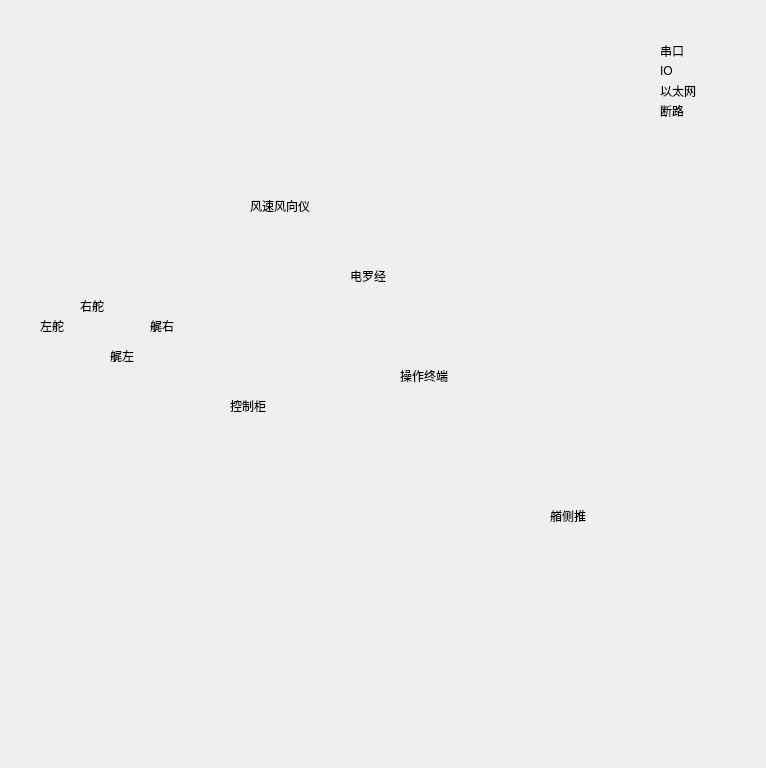
<?xml version="1.0" encoding="UTF-8"?>
<ui version="4.0">
 <class>SystemStatusWidget</class>
 <widget class="QWidget" name="SystemStatusWidget">
  <property name="geometry">
   <rect>
    <x>0</x>
    <y>0</y>
    <width>766</width>
    <height>768</height>
   </rect>
  </property>
  <property name="windowTitle">
   <string>Form</string>
  </property>
  <widget class="QLabel" name="lblleftrudder">
   <property name="geometry">
    <rect>
     <x>126</x>
     <y>438</y>
     <width>20</width>
     <height>20</height>
    </rect>
   </property>
   <property name="styleSheet">
    <string notr="true">background-image: url(:/images/断路.png);</string>
   </property>
   <property name="text">
    <string/>
   </property>
  </widget>
  <widget class="QLabel" name="lblrightrudder">
   <property name="geometry">
    <rect>
     <x>157</x>
     <y>435</y>
     <width>20</width>
     <height>20</height>
    </rect>
   </property>
   <property name="styleSheet">
    <string notr="true">background-image: url(:/images/断路.png);</string>
   </property>
   <property name="text">
    <string/>
   </property>
  </widget>
  <widget class="QLabel" name="lblprop2">
   <property name="geometry">
    <rect>
     <x>186</x>
     <y>429</y>
     <width>20</width>
     <height>20</height>
    </rect>
   </property>
   <property name="styleSheet">
    <string notr="true">background-image: url(:/images/断路.png);</string>
   </property>
   <property name="text">
    <string/>
   </property>
  </widget>
  <widget class="QLabel" name="lblprop3">
   <property name="geometry">
    <rect>
     <x>224</x>
     <y>424</y>
     <width>20</width>
     <height>20</height>
    </rect>
   </property>
   <property name="styleSheet">
    <string notr="true">background-image: url(:/images/断路.png);</string>
   </property>
   <property name="text">
    <string/>
   </property>
  </widget>
  <widget class="QLabel" name="lblrs422_gyro">
   <property name="geometry">
    <rect>
     <x>301</x>
     <y>328</y>
     <width>20</width>
     <height>20</height>
    </rect>
   </property>
   <property name="styleSheet">
    <string notr="true">background-image: url(:/images/断路.png);</string>
   </property>
   <property name="text">
    <string/>
   </property>
  </widget>
  <widget class="QLabel" name="lblnet1">
   <property name="geometry">
    <rect>
     <x>347</x>
     <y>414</y>
     <width>20</width>
     <height>20</height>
    </rect>
   </property>
   <property name="styleSheet">
    <string notr="true">background-image: url(:/images/断路.png);</string>
   </property>
   <property name="text">
    <string/>
   </property>
  </widget>
  <widget class="QLabel" name="lblnet2">
   <property name="geometry">
    <rect>
     <x>329</x>
     <y>425</y>
     <width>20</width>
     <height>20</height>
    </rect>
   </property>
   <property name="styleSheet">
    <string notr="true">background-image: url(:/images/断路.png);</string>
   </property>
   <property name="text">
    <string/>
   </property>
  </widget>
  <widget class="QLabel" name="lblprop1">
   <property name="geometry">
    <rect>
     <x>362</x>
     <y>503</y>
     <width>20</width>
     <height>20</height>
    </rect>
   </property>
   <property name="styleSheet">
    <string notr="true">background-image: url(:/images/断路.png);</string>
   </property>
   <property name="text">
    <string/>
   </property>
  </widget>
  <widget class="QLabel" name="lblrs422_wind">
   <property name="geometry">
    <rect>
     <x>335</x>
     <y>325</y>
     <width>20</width>
     <height>20</height>
    </rect>
   </property>
   <property name="styleSheet">
    <string notr="true">background-image: url(:/images/断路.png);</string>
   </property>
   <property name="text">
    <string/>
   </property>
  </widget>
  <widget class="QLabel" name="label_1">
   <property name="geometry">
    <rect>
     <x>40</x>
     <y>310</y>
     <width>51</width>
     <height>31</height>
    </rect>
   </property>
   <property name="text">
    <string>左舵</string>
   </property>
  </widget>
  <widget class="QLabel" name="label_2">
   <property name="geometry">
    <rect>
     <x>80</x>
     <y>290</y>
     <width>51</width>
     <height>31</height>
    </rect>
   </property>
   <property name="text">
    <string>右舵</string>
   </property>
  </widget>
  <widget class="QLabel" name="label_3">
   <property name="geometry">
    <rect>
     <x>110</x>
     <y>340</y>
     <width>51</width>
     <height>31</height>
    </rect>
   </property>
   <property name="text">
    <string>艉左</string>
   </property>
  </widget>
  <widget class="QLabel" name="label_4">
   <property name="geometry">
    <rect>
     <x>150</x>
     <y>310</y>
     <width>51</width>
     <height>31</height>
    </rect>
   </property>
   <property name="text">
    <string>艉右</string>
   </property>
  </widget>
  <widget class="QLabel" name="label_5">
   <property name="geometry">
    <rect>
     <x>550</x>
     <y>500</y>
     <width>61</width>
     <height>31</height>
    </rect>
   </property>
   <property name="text">
    <string>艏侧推</string>
   </property>
  </widget>
  <widget class="QLabel" name="label_6">
   <property name="geometry">
    <rect>
     <x>230</x>
     <y>390</y>
     <width>71</width>
     <height>31</height>
    </rect>
   </property>
   <property name="text">
    <string>控制柜</string>
   </property>
  </widget>
  <widget class="QLabel" name="label_7">
   <property name="geometry">
    <rect>
     <x>400</x>
     <y>360</y>
     <width>71</width>
     <height>31</height>
    </rect>
   </property>
   <property name="text">
    <string>操作终端</string>
   </property>
  </widget>
  <widget class="QLabel" name="label_10">
   <property name="geometry">
    <rect>
     <x>250</x>
     <y>190</y>
     <width>111</width>
     <height>31</height>
    </rect>
   </property>
   <property name="text">
    <string>风速风向仪</string>
   </property>
  </widget>
  <widget class="QLabel" name="label_11">
   <property name="geometry">
    <rect>
     <x>350</x>
     <y>260</y>
     <width>61</width>
     <height>31</height>
    </rect>
   </property>
   <property name="text">
    <string>电罗经</string>
   </property>
  </widget>
  <widget class="QLabel" name="label_12">
   <property name="geometry">
    <rect>
     <x>660</x>
     <y>40</y>
     <width>61</width>
     <height>21</height>
    </rect>
   </property>
   <property name="text">
    <string>串口</string>
   </property>
  </widget>
  <widget class="QLabel" name="label_13">
   <property name="geometry">
    <rect>
     <x>660</x>
     <y>60</y>
     <width>61</width>
     <height>21</height>
    </rect>
   </property>
   <property name="text">
    <string>IO</string>
   </property>
  </widget>
  <widget class="QLabel" name="label_14">
   <property name="geometry">
    <rect>
     <x>660</x>
     <y>80</y>
     <width>61</width>
     <height>21</height>
    </rect>
   </property>
   <property name="text">
    <string>以太网</string>
   </property>
  </widget>
  <widget class="QLabel" name="label_15">
   <property name="geometry">
    <rect>
     <x>660</x>
     <y>100</y>
     <width>61</width>
     <height>21</height>
    </rect>
   </property>
   <property name="text">
    <string>断路</string>
   </property>
  </widget>
  <zorder>lblleftrudder</zorder>
  <zorder>lblrightrudder</zorder>
  <zorder>lblprop2</zorder>
  <zorder>lblprop3</zorder>
  <zorder>lblrs422_gyro</zorder>
  <zorder>lblnet1</zorder>
  <zorder>lblnet2</zorder>
  <zorder>lblprop1</zorder>
  <zorder>lblrs422_wind</zorder>
  <zorder>label_1</zorder>
  <zorder>label_2</zorder>
  <zorder>label_3</zorder>
  <zorder>label_4</zorder>
  <zorder>label_5</zorder>
  <zorder>label_6</zorder>
  <zorder>label_7</zorder>
  <zorder>label_11</zorder>
  <zorder>label_12</zorder>
  <zorder>label_13</zorder>
  <zorder>label_14</zorder>
  <zorder>label_15</zorder>
  <zorder>label_10</zorder>
 </widget>
 <resources/>
 <connections/>
</ui>
